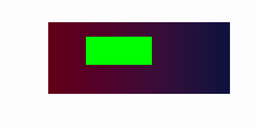
#> input picture test.png, 256 x 128 px, shrunk from 600 x 300 before the run
$ python main.py
#> lines starting #> are read from the running program, lines starting #| are printed output that depends on the picture; after the words box and inside, x2 and y2 are one past the last pixel; in counts of white or black regions, pixels touching at a corner belong together
### detector.py
from PIL import Image
import numpy as np
from rectangleSearch import RectangleSearch


class RectangleGradientDetector:
    # White color
    COLOR_CODE_BEFORE_DETECT = 1
    # Black color
    COLOR_CODE_AFTER_DETECT = 0

    def __init__(self, image, colors_limit=3, size_limit=25, length_limit=5, gradient_delta=2.5):
        self._image = np.asarray(image, dtype='float32')
        self._colors_limit = colors_limit
        self._size_limit = size_limit
        self._length_limit = length_limit
        self._gradient_delta = gradient_delta

    def detect(self) -> Image:
        rectangle_search = RectangleSearch(self._image, self._colors_limit, self._size_limit, self._length_limit,
                                           self._gradient_delta)
        rectangles = rectangle_search.get_results()

        res_img = np.full(self._image.shape[:2], self.COLOR_CODE_BEFORE_DETECT)
        for rectangle in rectangles:
            for i in range(rectangle.point_1.x, rectangle.point_2.x):
                for j in range(rectangle.point_1.y, rectangle.point_2.y):
                    res_img[j][i] = self.COLOR_CODE_AFTER_DETECT

        img_res = Image.fromarray(res_img.astype('uint8') * 255)
        return img_res

### rectangleSearch.py
import numpy as np
from rectangle import xyPoint, Rectangle


class RectangleSearch:
    DEFAULT_EPS = 1e-7

    def __init__(self, image, colors_limit=3, size_limit=100, length_limit=5, gradient_delta=0.6):
        self._image = image
        self._colors_limit = colors_limit
        self._size_limit = size_limit
        self._length_limit = length_limit
        self._gradient_delta = gradient_delta

        self._y_gradients, self._y_back_gradients = self.find_line_gradients(self._image)
        self._x_gradients, self._x_back_gradients = self.find_line_gradients(np.transpose(self._image, (1, 0, 2)))

        self._last_positions = np.full(self._image.shape[0], 0)

    def is_gradient_numbers(self, numbers) -> bool:
        n = len(numbers)
        x = np.arange(n)
        y = np.array(numbers)

        x_sum = x.sum()
        y_sum = y.sum()

        a = (n * (x * y).sum() - x_sum * y_sum) / (n * (x ** 2).sum() - x_sum ** 2)
        b = (y_sum - a * x_sum) / n

        for x_i, y_i in zip(x, y):
            y_pred = a * x_i + b
            if y_pred < y_i - self._gradient_delta - self.DEFAULT_EPS or y_pred > y_i + self._gradient_delta + self.DEFAULT_EPS:
                return False

        return True

    def is_gradient_pixels(self, line_pixels) -> bool:
        for numbers in zip(*line_pixels):
            if not self.is_gradient_numbers(numbers):
                return False
        return True

    def find_line_gradients(self, image_pixels) -> tuple:
        result = np.full(image_pixels.shape[:2], 0)
        result_back = np.full(image_pixels.shape[:2], 0)

        for i, line_pixels in enumerate(image_pixels):
            j = 0
            while j < len(line_pixels) - 1:
                lower = j + 2
                upper = len(line_pixels) + 1

                while upper - lower > 1:
                    middle = lower + int((upper - lower + 1) / 2)
                    if self.is_gradient_pixels(line_pixels[j:middle]):
                        lower = middle
                    else:
                        upper = middle

                for k in range(j, lower):
                    result[i][k] = lower
                    result_back[i][k] = j
                j = lower - 1

        return result, result_back

    def check_region(self, region) -> bool:
        if region.size() < self._size_limit:
            return False
        if region.height() < self._length_limit:
            return False
        if region.width() < self._length_limit:
            return False

        colors = set()
        for x in range(region.point_1.x, region.point_2.x):
            for y in range(region.point_1.y, region.point_2.y):
                colors.add(';'.join(map(str, self._image[y][x])))
                if len(colors) >= self._colors_limit:
                    return True
        return False

    def extend_position(self, start, x_level, y_lower, y_upper) -> tuple:
        while y_lower >= 0 and \
                self._y_gradients[y_lower][start.x] >= x_level and \
                self._x_gradients[x_level][y_lower] == self._x_gradients[x_level][start.y]:
            self._last_positions[y_lower] = max(self._last_positions[y_lower], x_level)
            y_lower -= 1
        y_lower += 1

        while y_upper < self._image.shape[0] and \
                self._y_gradients[y_upper][start.x] >= x_level and \
                self._x_gradients[x_level][y_upper - 1] == self._x_gradients[x_level][start.y]:
            self._last_positions[y_upper] = max(self._last_positions[y_upper], x_level)
            y_upper += 1

        return y_lower, y_upper

    def next_regions(self):
        y_start = np.argmin(self._last_positions)
        x_start = self._y_back_gradients[y_start][self._last_positions[y_start]]
        start = xyPoint(x_start, y_start)

        x_level = self._y_gradients[y_start][start.x] - 1
        y_lower, y_upper = self.extend_position(start, x_level, y_start, y_start + 1)
        yield Rectangle(xyPoint(x_start, y_lower), xyPoint(x_level + 1, y_upper))

        while start.x <= x_level:
            x_level = start.x - 1

            if y_lower > 0:
                x_level_new = self._y_gradients[y_lower - 1][start.x] - 1
                if x_level_new < x_level and \
                        self._x_gradients[x_level_new][y_lower - 1] == self._x_gradients[x_level_new][start.y]:
                    x_level = max(x_level, x_level_new)

            if y_upper < self._image.shape[0] - 1:
                x_level_new = self._y_gradients[y_upper][start.x] - 1
                if x_level_new < x_level and \
                        self._x_gradients[x_level_new][y_upper] == self._x_gradients[x_level_new][start.y]:
                    x_level = max(x_level, x_level_new)

            y_lower, y_upper = self.extend_position(start, x_level, y_lower, y_upper)
            yield Rectangle(xyPoint(x_start, y_lower), xyPoint(x_level + 1, y_upper))

    def get_results(self) -> list:
        res_list = list()
        while np.min(self._last_positions) < self._image.shape[1] - 1:
            for region in self.next_regions():
                if self.check_region(region):
                    res_list.append(region)

        return res_list

### rectangle.py
class xyPoint:
    def __init__(self, x, y):
        self.x = x
        self.y = y


class Rectangle:
    def __init__(self, point_1, point_2):
        self.point_1 = point_1
        self.point_2 = point_2

    def height(self):
        return abs(self.point_2.y - self.point_1.y)

    def width(self):
        return abs(self.point_2.x - self.point_1.x)

    def size(self):
        return self.width() * self.height()

### main.py
from PIL import Image
from detector import RectangleGradientDetector
import sys

DEFAULT_OPEN_IMAGE_PATH = 'test.png'
DEFAULT_RESULT_IMAGE_PATH = 'result.png'

if __name__ == '__main__':
    if len(sys.argv) == 2:
        image_open_name = sys.argv[1]
        image_result_name = DEFAULT_RESULT_IMAGE_PATH
    elif len(sys.argv) == 3:
        image_open_name = sys.argv[1]
        image_result_name = sys.argv[2]
    else:
        image_open_name = DEFAULT_OPEN_IMAGE_PATH
        image_result_name = DEFAULT_RESULT_IMAGE_PATH

    image = Image.open(image_open_name)
#> image is the input picture: PIL image 256x128 RGBA; mean R, G, B, A 172.7, 170, 168.8, 255
    rectangle_gradient_detector = RectangleGradientDetector(image)
    image_res = rectangle_gradient_detector.detect()
#> the loop in find_line_gradients, `for i, line_pixels in enumerate(image_pixels):` made 128 passes
#> after the loop in find_line_gradients, `for i, line_pixels in enumerate(image_pixels):`:
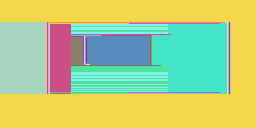
#> result: shape (128, 256) int64; 31 distinct labels, from 48 to 256; one colour per label, 0 black
#> after the loop in find_line_gradients, `for i, line_pixels in enumerate(image_pixels):`:
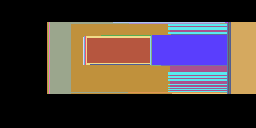
#> result_back: shape (128, 256) int64; 31 distinct labels, from 0 to 231; one colour per label, 0 black
#> after the loop in find_line_gradients (call 2), `for i, line_pixels in enumerate(image_pixels):`:
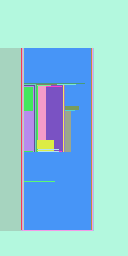
#> result: shape (256, 128) int64; 30 distinct labels, from 22 to 128; one colour per label, 0 black
#> after the loop in find_line_gradients (call 2), `for i, line_pixels in enumerate(image_pixels):`:
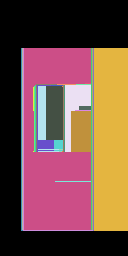
#> result_back: shape (256, 128) int64; 30 distinct labels, from 0 to 94; one colour per label, 0 black
#> the loop in detect, `for rectangle in rectangles:` made 19 passes
#> after the loop in detect, `for rectangle in rectangles:`:
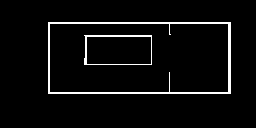
#> res_img: shape (128, 256) int64; values 0 (black) and 1 (white), 4.3% white in thin lines or dots, all inside (x1, y1, x2, y2) = (48, 22, 231, 94)
    image_res.save(image_result_name)
    print("Image has been processed!")

$ run again, with test2.png copied over test.png
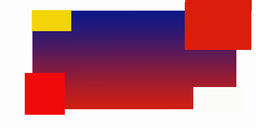
#> input picture test2.png, 256 x 128 px, shrunk from 600 x 300 before the run
#> image is the input picture: PIL image 256x128 RGB; mean R, G, B 183, 112.1, 127.4
#> the loop in find_line_gradients, `for i, line_pixels in enumerate(image_pixels):` made 128 passes
#> after the loop in find_line_gradients (call 2), `for i, line_pixels in enumerate(image_pixels):`:
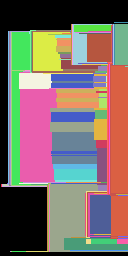
#> result_back: shape (256, 128) int64; 78 distinct labels, from 0 to 125; one colour per label, 0 black
#> the loop in detect, `for rectangle in rectangles:` made 34 passes
#> after the loop in detect, `for rectangle in rectangles:`:
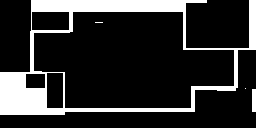
#> res_img: shape (128, 256) int64; values 0 (black) and 1 (white), 18% white; 4 white regions (2 under 20 px), largest, box (x1, y1, x2, y2) and area: (0, 0, 256, 115) 5800, (252, 89, 256, 112) 92
